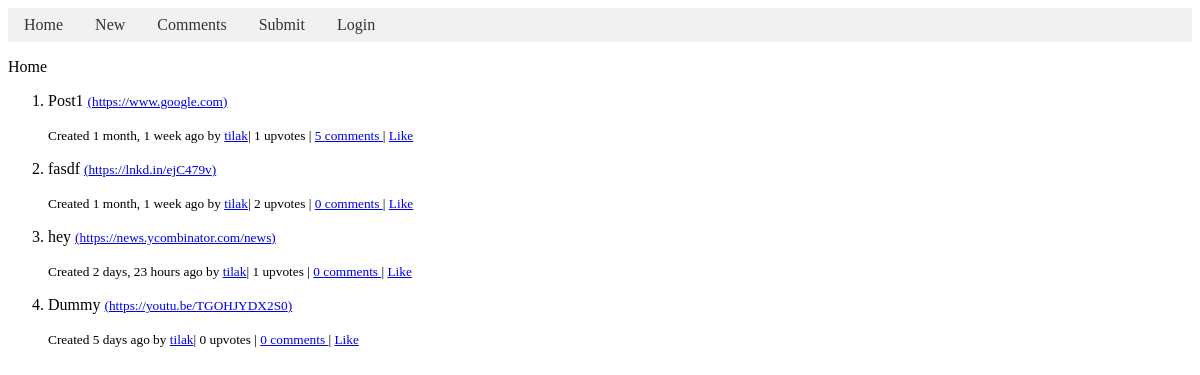
The page / on the database its author committed.
### base/models.py (models this page shows, shortened)
class Post(models.Model):
    title = models.TextField(max_length=200, null=False)
    url = models.URLField(null=False, unique=True)
    body = models.TextField(max_length=200, null=True)
    created = models.DateTimeField(auto_now_add=True)
    user = models.ForeignKey(User, on_delete=models.CASCADE)
    up_users = models.ManyToManyField(User, related_name='upvoted_posts')

class User(AbstractUser):
    name = models.TextField(max_length=200, null=True)
    username = models.TextField(max_length=200, null=False, unique=True)
    email = models.EmailField(null=True)
    about = models.TextField(max_length=200, null=True)
    created = models.DateTimeField(auto_now_add=True)
    fav_posts = models.ManyToManyField('Post', related_name='fav_by')
    fav_comments = models.ManyToManyField('Comment', related_name='fav_by')
    def __str__(self):
        return self.username

### base/views.py (the view)
# urls.py: path('', views.home, name='home'),
def home(request):
    p = request.GET.get('p')
    if p == None:
        p = 1
    p = int(p)
    posts = Post.objects.all()
    posts = rank_posts(posts)
    context = pagination(p=p, post_per_page=10, obj=posts)
    return render(request, 'base/home.html', context)

### base/views.py (called while the page is built)
def calculate_score(votes, submission_time, comments):
    submission_time = submission_time.replace(tzinfo=None)
    time_delta = datetime.now() - submission_time
    hours_since_submission = time_delta.total_seconds() / 3600
    gravity = 1.3
    score = (votes - 1) / pow((hours_since_submission + 2), gravity)
    return score + comments * 0.5

def rank_posts(posts):
    ranked_posts = []
    for post in posts:
        score = calculate_score(post.up_users.count(), post.created, post.comment_set.count())
        ranked_posts.append((post, score))
    ranked_posts.sort(key=lambda x: x[1], reverse=True)
    return ranked_posts

def pagination(p, post_per_page, obj):
    size = len(obj)
    total_pages = size//post_per_page+1
    start_index = (p - 1) * post_per_page
    end_index = start_index + post_per_page
    ol_start = (p-1)*post_per_page+1
    curr_obj = obj[start_index:end_index]
    return {"curr_obj" : curr_obj, "p": p, "total_pages" : total_pages, "post_per_page":post_per_page, "ol_start":ol_start}

### base/templates/base/home.html (shortened to what this page needs)
{% extends 'main.html' %}
{% block content %}
<p>Home</p>
<ol start="{{ol_start}}">
    {% for post in curr_obj %}
    <li>
        <p>{{post.0.title}}
        <small><a href="{{post.0.url}}" target="_blank">({{post.0.url}})</a>
        </small>
        </p>
        <small>Created {{post.0.created|timesince}} ago by <a href="{% url 'user' %}?id={{post.0.user.username}}">{{post.0.user}}</a>| {{post.0.up_users.count}} upvotes |
            <a href="{% url 'items' %}?id={{post.0.id}}&reply_to=post">{{post.0.comment_set.count}} comments </a>
            | {% if request.user not in post.0.up_users.all %} <a href="{% url 'upvote' 'p' post.0.id%}">Like</a>
            {% else %} <a href="{% url 'dvote' 'p' post.0.id%}">Unlike</a>{% endif %}
        </small>
    </li>
    {% endfor %}
</ol>
{% endblock content %}

### rows shown on the page
Post: title "Post1", url "https://www.google.com", created "1 month, 1 week", user.username "tilak", id "1", id "5", shows "Like"
Post: title "fasdf", url "https://lnkd.in/ejC479v", created "1 month, 1 week", user.username "tilak", id "2", id "0", shows "Like"
Post: title "hey", url "https://news.ycombinator.com/news", created "2 days, 23 hours", user.username "tilak", id "1", id "0", shows "Like"
Post: title "Dummy", url "https://youtu.be/TGOHJYDX2S0", created "5 days", user.username "tilak", id "0", shows "Like"
